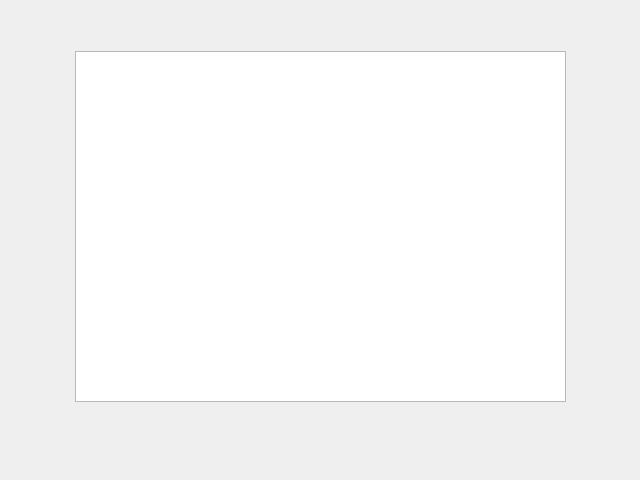
<?xml version="1.0" encoding="UTF-8"?>
<ui version="4.0">
 <class>display_list</class>
 <widget class="QDialog" name="display_list">
  <property name="geometry">
   <rect>
    <x>0</x>
    <y>0</y>
    <width>640</width>
    <height>480</height>
   </rect>
  </property>
  <property name="windowTitle">
   <string>Dialog</string>
  </property>
  <widget class="QTextBrowser" name="textBrowser">
   <property name="geometry">
    <rect>
     <x>75</x>
     <y>51</y>
     <width>491</width>
     <height>351</height>
    </rect>
   </property>
  </widget>
 </widget>
 <resources/>
 <connections/>
</ui>
